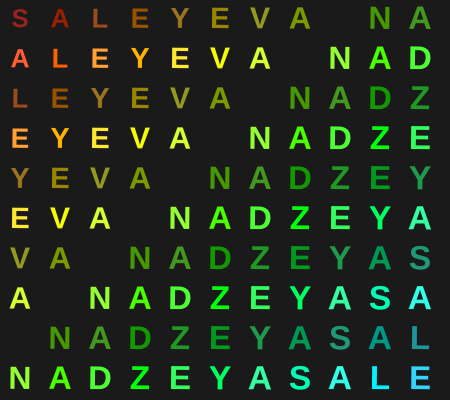
Frame 1 (no input)
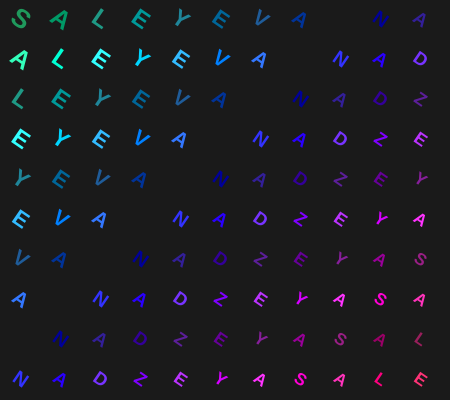
Frame 60 (no input)
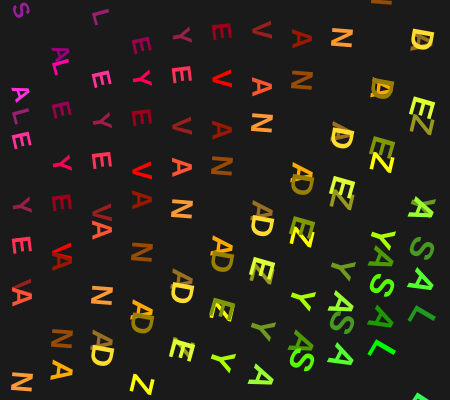
Frame 120 (the mouse pressed at the canvas centre since frame 60)

The p5.js sketch that drew these frames (run headless with seeded random() and noise() and a simulated clock; from frame 60 on, the mouse is pressed at the canvas centre):

// p5.js sketch
// ── sketch.js
let cols, rows;
let cellSize = 40; // Размер ячейки для букв
let time = 0;
let waveAmplitude;

// Создаем массив букв из строки "SALEYEVA NADZEYA"
const letters = "SALEYEVA NADZEYA".split("");

function setup() {
  createCanvas(450, 400);
  cols = floor(width / cellSize);
  rows = floor(height / cellSize);
  colorMode(HSB, 360, 100, 100, 1);
  waveAmplitude = height / 6;
  textAlign(CENTER, CENTER);
  textSize(cellSize * 0.8);
  textStyle(BOLD);
}

function draw() {
  background(0, 0, 10);
  
  let mouseXNormalized = map(mouseX, 0, width, 0, 1);
  let mouseYNormalized = map(mouseY, 0, height, 0, 1);
  
  time += 0.05;

  for (let x = 0; x < cols; x++) {
    for (let y = 0; y < rows; y++) {
      let xPos = x * cellSize;
      let yPos = y * cellSize;
      
      // Используем modulo для создания различных волновых паттернов
      let waveType = (x + y) % 4;
      
      let waveOffset = 0;
      switch (waveType) {
        case 0:
          waveOffset = sin(time + x * 0.2 + y * 0.3) * waveAmplitude * mouseYNormalized;
          break;
        case 1:
          waveOffset = cos(time + x * 0.3 + y * 0.2) * waveAmplitude * mouseYNormalized;
          break;
        case 2:
          waveOffset = sin(time + x * 0.1 + y * 0.4) * waveAmplitude * mouseYNormalized;
          break;
        case 3:
          waveOffset = sin(time + x * 0.4 + y * 0.1) * cos(time + y * 0.3) * waveAmplitude * mouseYNormalized;
          break;
      }
      
      let size = map(sin(time + x * 0.1 + y * 0.1), -1, 1, cellSize * 0.6, cellSize * 1.2);
      
      // Используем modulo для создания цветовых вариаций
      let hue = (x * 10 + y * 10 + time * 50) % 360;
      let saturation = 80 + (x % 2) * 20;
      let brightness = 60 + (y % 2) * 40;
      
      fill(hue, saturation, brightness);
      noStroke();
      
      push();
      translate(xPos + cellSize / 2, yPos + cellSize / 2 + waveOffset);
      
      // Поворачиваем буквы в зависимости от положения мыши
      rotate((x + y) * 0.1 * mouseXNormalized + time * 0.2);
      
      // Выбираем букву из массива в зависимости от положения
      let letterIndex = (x + y) % letters.length;
      textSize(size * 0.7);
      text(letters[letterIndex], 0, 0);
      
      pop();
    }
  }
}

function windowResized() {
  resizeCanvas(450, 400);
  cols = floor(width / cellSize);
  rows = floor(height / cellSize);
  waveAmplitude = height / 6;
}
